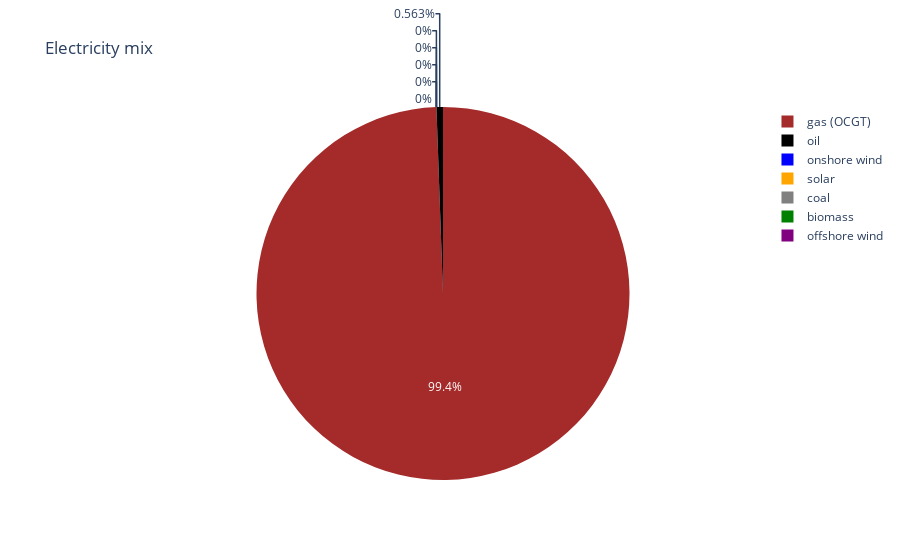

This figure's notebook cell:
### Code cell
import plotly.graph_objects as go

labels = ['onshore wind', 'solar', 'gas (OCGT)', 'coal', 'biomass', 'oil', 'offshore wind']
sizes = [network_CO2.generators_t.p['onshorewind'].sum(),
                 network_CO2.generators_t.p['solar'].sum(),
                 network_CO2.generators_t.p['OCGT'].sum(),
                 network_CO2.generators_t.p['Coal'].sum(),
                 network_CO2.generators_t.p['Biomass'].sum(),
                 network_CO2.generators_t.p['Oil'].sum(),
                 network_CO2.generators_t.p['offshorewind'].sum()]

colors = ['blue', 'orange', 'brown', 'grey', 'green', 'black', 'purple']

fig = go.Figure(data=[go.Pie(labels=labels, values=sizes, marker=dict(colors=colors))])

fig.update_layout(title='Electricity mix')

fig.show()

### Figure 1 — Plotly figure (JSON) as saved in the notebook; plotly's stock layout.template omitted (floating-point values rounded to 4 significant figures)
{"data": [{"labels": ["onshore wind", "solar", "gas (OCGT)", "coal", "biomass", "oil", "offshore wind"], "marker": {"colors": ["blue", "orange", "brown", "grey", "green", "black", "purple"]}, "type": "pie", "values": [0, 0, 26422748, 0, 0, 149518, 0]}], "layout": {"title": {"text": "Electricity mix"}}}
